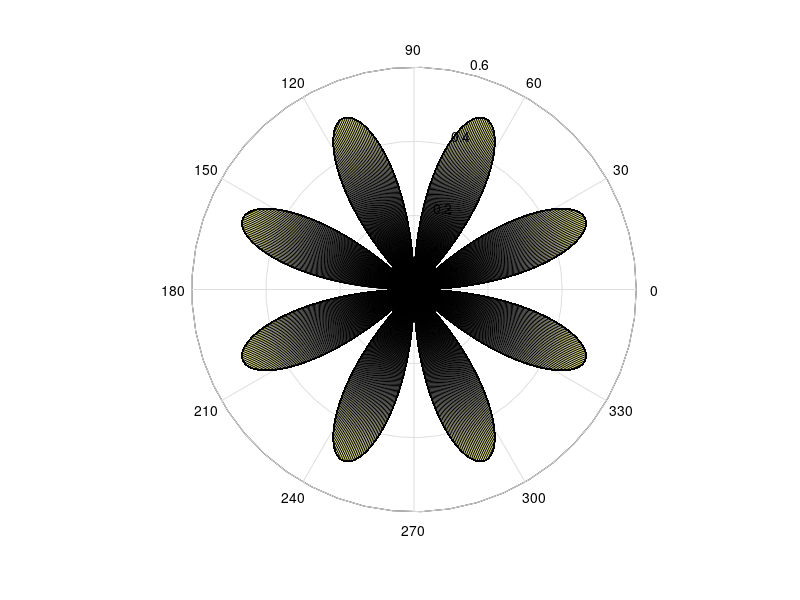

Recreate this plot in MATLAB.
%%%%%%%%%%%%%%%%%%%%%%%%%%%
% Assignment Number: Lab
% Problem number: 2
% Student Name:  Alden Rivera
% Student ID: 0416329
% Email address: alden.riveraf@gmail.com
% Department: Computer Science, NCTU
% Date: 2019/05/13
%%%%%%%%%%%%%%%%%%%%%%%%%%%%
% close all windows
% clear variables, and clear screen
close all; clf; clear; clc;

% show Lab
disp('Lab Problem 4.2')  
x = 0:0.01:pi*2;
r = cos(2.*x) .* sin(2.*x);
polar(x, r, 'w');
[X Y] = pol2cart(x, r);
hold on
for p = [1:length(x)]   
    fill(X(1:p), Y(1:p), 'y');
    pause (0.0333)
end
hold off
